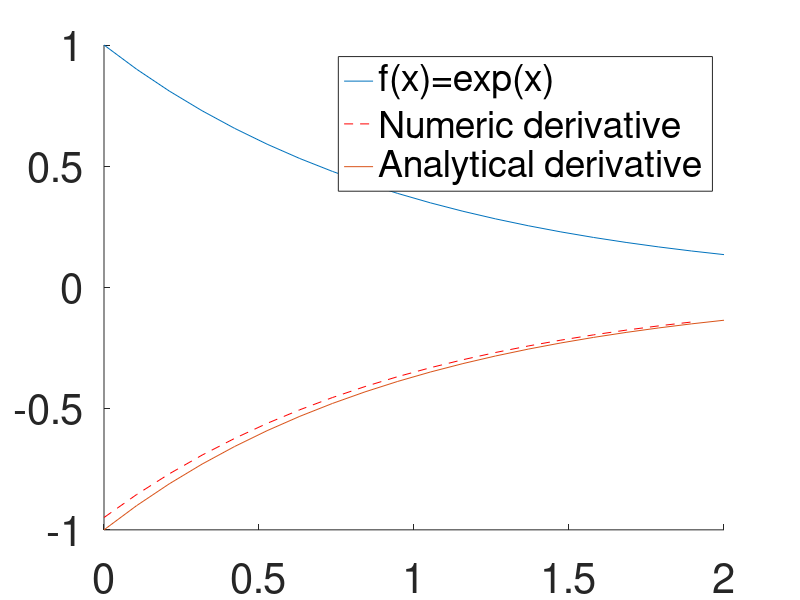

Recreate this plot in MATLAB.
clear all
% define time array
x = linspace(0,2,20);
y = exp(-x);

% numerical derivative
dydx = diff(y)./diff(x);

figure(1)
clf
hold on
plot(x,y,'DisplayName','f(x)=exp(x)');
set(gca,'FontSize',30)
plot(x(1:end-1),dydx,'r--','DisplayName','Numeric derivative');
plot(x,-y,'Displayname','Analytical derivative');
legend show
hold off


